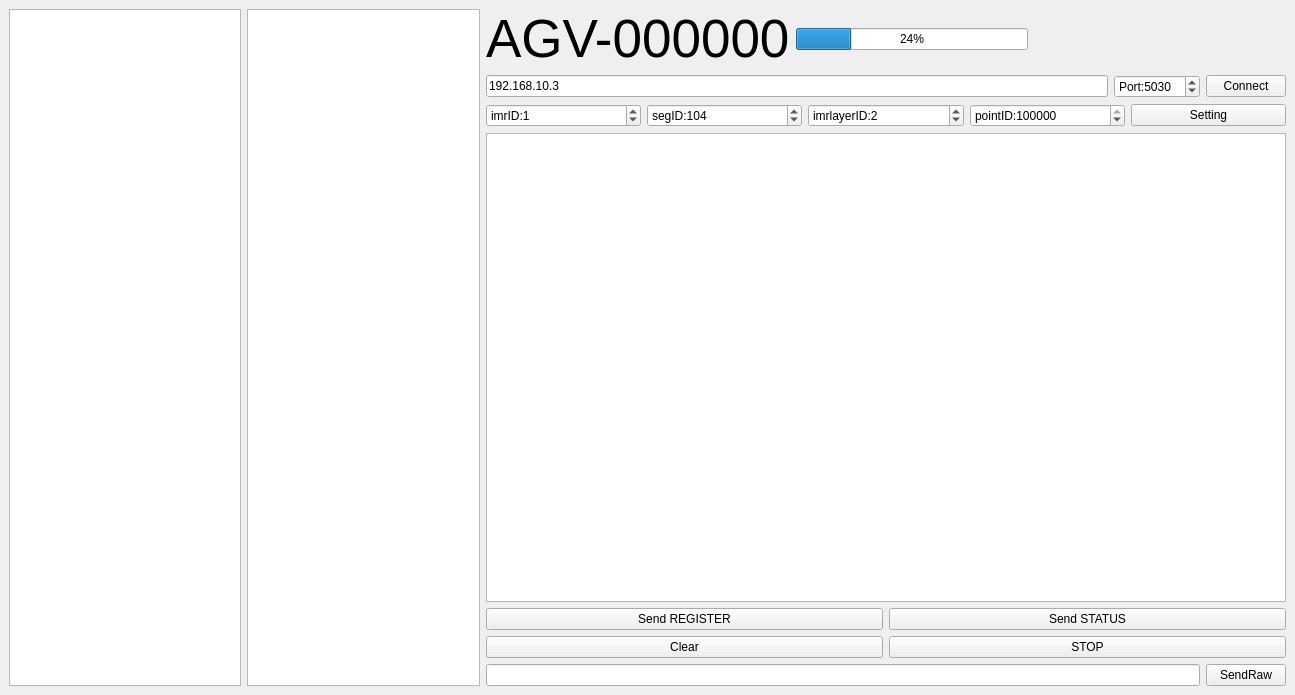
<?xml version="1.0" encoding="UTF-8"?>
<ui version="4.0">
 <class>VirtualPanel</class>
 <widget class="QMainWindow" name="VirtualPanel">
  <property name="geometry">
   <rect>
    <x>0</x>
    <y>0</y>
    <width>1295</width>
    <height>695</height>
   </rect>
  </property>
  <property name="windowTitle">
   <string>MainWindow</string>
  </property>
  <property name="autoFillBackground">
   <bool>true</bool>
  </property>
  <widget class="QWidget" name="centralwidget">
   <layout class="QHBoxLayout" name="horizontalLayout_7">
    <item>
     <widget class="QTextBrowser" name="textBrowser_3"/>
    </item>
    <item>
     <widget class="QTextBrowser" name="textBrowser">
      <property name="minimumSize">
       <size>
        <width>0</width>
        <height>0</height>
       </size>
      </property>
      <property name="maximumSize">
       <size>
        <width>600</width>
        <height>10000</height>
       </size>
      </property>
      <property name="font">
       <font>
        <pointsize>10</pointsize>
       </font>
      </property>
      <property name="autoFillBackground">
       <bool>false</bool>
      </property>
     </widget>
    </item>
    <item>
     <layout class="QVBoxLayout" name="verticalLayout_3">
      <item>
       <layout class="QHBoxLayout" name="horizontalLayout_2">
        <item>
         <widget class="QLabel" name="label_id">
          <property name="font">
           <font>
            <pointsize>40</pointsize>
           </font>
          </property>
          <property name="text">
           <string>AGV-000000</string>
          </property>
          <property name="textFormat">
           <enum>Qt::PlainText</enum>
          </property>
         </widget>
        </item>
        <item>
         <widget class="QProgressBar" name="progressBar_1">
          <property name="value">
           <number>24</number>
          </property>
         </widget>
        </item>
        <item>
         <spacer name="horizontalSpacer">
          <property name="orientation">
           <enum>Qt::Horizontal</enum>
          </property>
          <property name="sizeHint" stdset="0">
           <size>
            <width>40</width>
            <height>20</height>
           </size>
          </property>
         </spacer>
        </item>
        <item>
         <widget class="QLabel" name="label">
          <property name="text">
           <string/>
          </property>
          <property name="pixmap">
           <pixmap resource="../resources.qrc">:/resources/icons/alive_off.png</pixmap>
          </property>
         </widget>
        </item>
        <item>
         <widget class="QLabel" name="label_2">
          <property name="text">
           <string/>
          </property>
          <property name="pixmap">
           <pixmap resource="../resources.qrc">:/resources/icons/rt_off.png</pixmap>
          </property>
         </widget>
        </item>
       </layout>
      </item>
      <item>
       <layout class="QHBoxLayout" name="horizontalLayout_3">
        <item>
         <widget class="QLineEdit" name="lineEdit">
          <property name="text">
           <string>192.168.10.3</string>
          </property>
         </widget>
        </item>
        <item>
         <widget class="QSpinBox" name="spinBox">
          <property name="prefix">
           <string>Port:</string>
          </property>
          <property name="minimum">
           <number>0</number>
          </property>
          <property name="maximum">
           <number>65535</number>
          </property>
          <property name="value">
           <number>5030</number>
          </property>
         </widget>
        </item>
        <item>
         <widget class="QPushButton" name="connectBtn">
          <property name="text">
           <string>Connect</string>
          </property>
          <property name="checkable">
           <bool>true</bool>
          </property>
         </widget>
        </item>
       </layout>
      </item>
      <item>
       <layout class="QHBoxLayout" name="horizontalLayout">
        <item>
         <widget class="QSpinBox" name="spinBox_2">
          <property name="prefix">
           <string>imrID:</string>
          </property>
          <property name="value">
           <number>1</number>
          </property>
         </widget>
        </item>
        <item>
         <widget class="QSpinBox" name="spinBox_3">
          <property name="prefix">
           <string>segID:</string>
          </property>
          <property name="maximum">
           <number>1000</number>
          </property>
          <property name="value">
           <number>104</number>
          </property>
         </widget>
        </item>
        <item>
         <widget class="QSpinBox" name="spinBox_4">
          <property name="prefix">
           <string>imrlayerID:</string>
          </property>
          <property name="value">
           <number>2</number>
          </property>
         </widget>
        </item>
        <item>
         <widget class="QSpinBox" name="spinBox_5">
          <property name="prefix">
           <string>pointID:</string>
          </property>
          <property name="maximum">
           <number>1000000000</number>
          </property>
          <property name="value">
           <number>10201000</number>
          </property>
         </widget>
        </item>
        <item>
         <widget class="QPushButton" name="settingBtn">
          <property name="text">
           <string>Setting</string>
          </property>
         </widget>
        </item>
       </layout>
      </item>
      <item>
       <widget class="QTextBrowser" name="textBrowser_2">
        <property name="minimumSize">
         <size>
          <width>800</width>
          <height>0</height>
         </size>
        </property>
       </widget>
      </item>
      <item>
       <layout class="QHBoxLayout" name="horizontalLayout_6">
        <item>
         <widget class="QPushButton" name="sendRgBtn">
          <property name="text">
           <string>Send REGISTER</string>
          </property>
         </widget>
        </item>
        <item>
         <widget class="QPushButton" name="sendStBtn">
          <property name="text">
           <string>Send STATUS</string>
          </property>
         </widget>
        </item>
       </layout>
      </item>
      <item>
       <layout class="QHBoxLayout" name="horizontalLayout_5">
        <item>
         <widget class="QPushButton" name="clearButton">
          <property name="text">
           <string>Clear</string>
          </property>
         </widget>
        </item>
        <item>
         <widget class="QPushButton" name="stopSdBtn">
          <property name="text">
           <string>STOP</string>
          </property>
         </widget>
        </item>
       </layout>
      </item>
      <item>
       <layout class="QHBoxLayout" name="horizontalLayout_4">
        <item>
         <widget class="QLineEdit" name="rawlineEdit"/>
        </item>
        <item>
         <widget class="QPushButton" name="sendRawBtn">
          <property name="text">
           <string>SendRaw</string>
          </property>
         </widget>
        </item>
       </layout>
      </item>
     </layout>
    </item>
   </layout>
  </widget>
  <widget class="QMenuBar" name="menubar">
   <property name="geometry">
    <rect>
     <x>0</x>
     <y>0</y>
     <width>1295</width>
     <height>27</height>
    </rect>
   </property>
  </widget>
 </widget>
 <resources>
  <include location="../resources.qrc"/>
 </resources>
 <connections/>
</ui>
